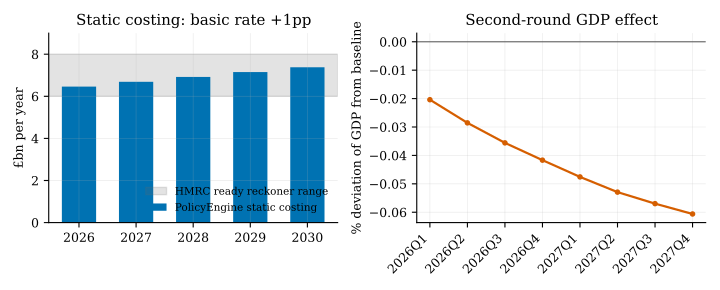

Here is the Python script that generated this plot:
"""Figure 3: the 1p basic-rate reform -- revenue and second-round GDP effects.

Left panel: the PolicyEngine static costing by year (endpoints from the scored
reform: £6.46bn in 2026 rising to £7.38bn by 2030, interior years linearly
interpolated) against HMRC's published ready reckoner, which it sits below
per 1p on the basic rate).

Right panel: the second-round GDP effect from propagating the corresponding
quarterly HHDI shock (costing x 1000/4, sign-flipped) through the anchored
emulator under the demand closure, per quarter over the scenario horizon.
"""

from pathlib import Path

import matplotlib.pyplot as plt
import numpy as np

from style import BLUE, ORANGE, GREY, VERMILLION, quarters_axis

from obr_macro.reform_analysis import _build_reform_template

HERE = Path(__file__).parent
START, END = "2025Q1", "2027Q4"
SHOCK_START = "2026Q1"

# Annual static costing, £bn (PolicyEngine microsimulation, basic rate 20p->21p
# from April 2026): 2026 and 2030 as scored through the bridge, interior years
# linearly interpolated.
YEARS = [2026, 2027, 2028, 2029, 2030]
COSTING = list(np.linspace(6.46, 7.38, 5))
HMRC_LO, HMRC_HI = 6.0, 8.0


def main():
    template = _build_reform_template("HHDI", START, END, False)
    baseline = template.clone()
    shocked = template.clone()

    # Quarterly HHDI shock path: -costing * 1000/4 (£m per quarter), flat
    # within each calendar year, applied from 2026Q1 to the model horizon end.
    t0 = shocked.period_idx(SHOCK_START)
    t1 = shocked.period_idx(END)
    for t in range(t0, t1 + 1):
        year = shocked.index[t].year
        q_shock = -COSTING[YEARS.index(year)] * 1000 / 4
        shocked.apply_shock("HHDI", q_shock, str(shocked.index[t]), periods=1)

    baseline.solve(START, END)
    shocked.solve(START, END)

    idx = range(t0, t1 + 1)
    periods = [baseline.index[t] for t in idx]
    gdp_b = baseline.data.iloc[list(idx)]["GDPM"].values
    gdp_s = shocked.data.iloc[list(idx)]["GDPM"].values
    pct = 100 * (gdp_s - gdp_b) / gdp_b

    fig, axes = plt.subplots(1, 2, figsize=(7.2, 2.9))

    ax = axes[0]
    ax.axhspan(HMRC_LO, HMRC_HI, color=GREY, alpha=0.18,
               label="HMRC ready reckoner range")
    ax.bar([str(y) for y in YEARS], COSTING, color=BLUE, width=0.6,
           label="PolicyEngine static costing")
    ax.set_ylabel("£bn per year")
    ax.set_title("Static costing: basic rate +1pp")
    ax.set_ylim(0, 9)
    ax.legend(fontsize=7.5, loc="lower right")

    ax = axes[1]
    ax.plot(range(len(periods)), pct, color=VERMILLION, lw=1.6, marker="o", ms=3)
    ax.axhline(0, color=GREY, lw=0.8)
    ax.set_ylabel("% deviation of GDP from baseline")
    ax.set_title("Second-round GDP effect")
    quarters_axis(ax, periods, step=1)

    fig.tight_layout()
    fig.savefig(HERE / "fig_reform.pdf")

    import pandas as pd
    pd.DataFrame({"period": [str(p) for p in periods], "pct_gdp": pct}).to_csv(
        HERE / "fig_reform_data.csv", index=False
    )
    print("wrote fig_reform.pdf")
    for p, v in zip(periods, pct):
        print(p, f"{v:+.4f}")


if __name__ == "__main__":
    main()
